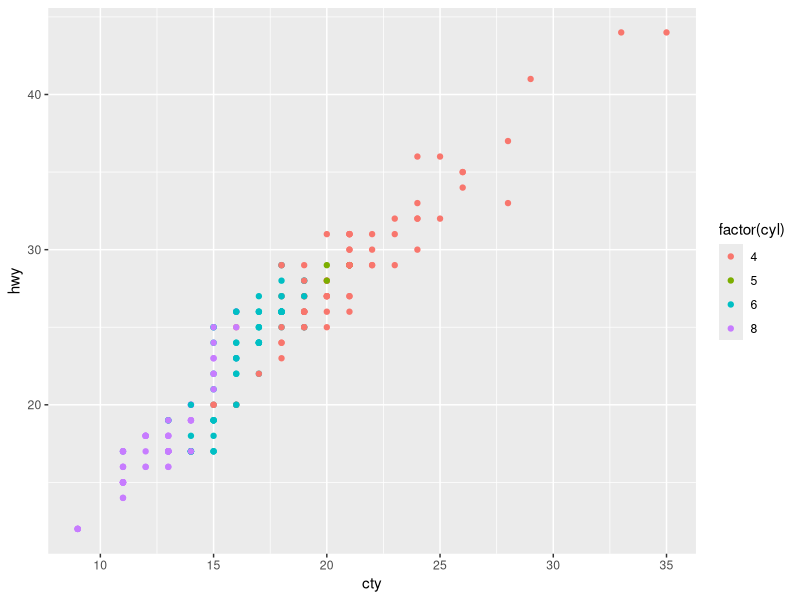
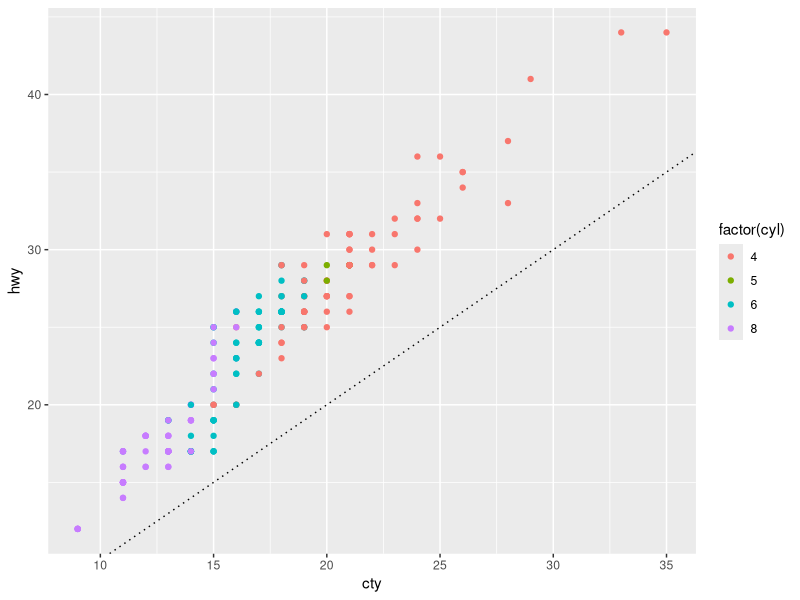
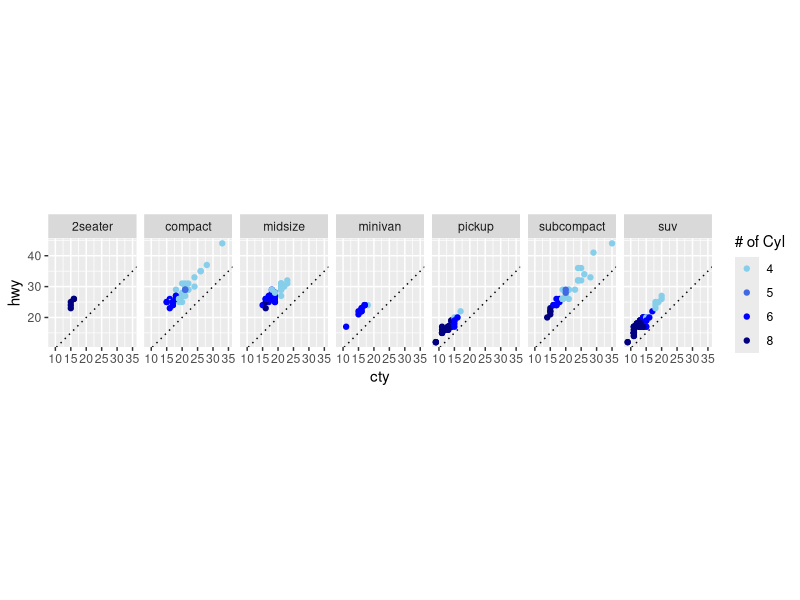

R code for these plots, in order:
## ---- chunk 1
library(ggplot2)
## ---- chunk 2
ggplot(
    data = mpg,
    mapping = aes(x = cty, y = hwy, color = factor(cyl))
  ) +
  geom_point()
## ---- chunk 3
ggplot(data = mpg,  mapping = aes(x = cty, y = hwy, col = factor(cyl))) +
  geom_point() +
  geom_abline(slope = 1, intercept = 0, color = 'black', linetype = 'dotted')
## ---- chunk 4
ggplot(data = mpg,  mapping = aes(x = cty, y = hwy, col = factor(cyl))) +
  geom_point() +
  geom_abline(slope = 1, intercept = 0, color = 'black', linetype = 'dotted') +
  scale_color_manual(name = '# of Cyl', values = c('skyblue','royalblue', 'blue', 'navy')) +
  coord_fixed(ratio = 1) +
  facet_grid(.~class)
